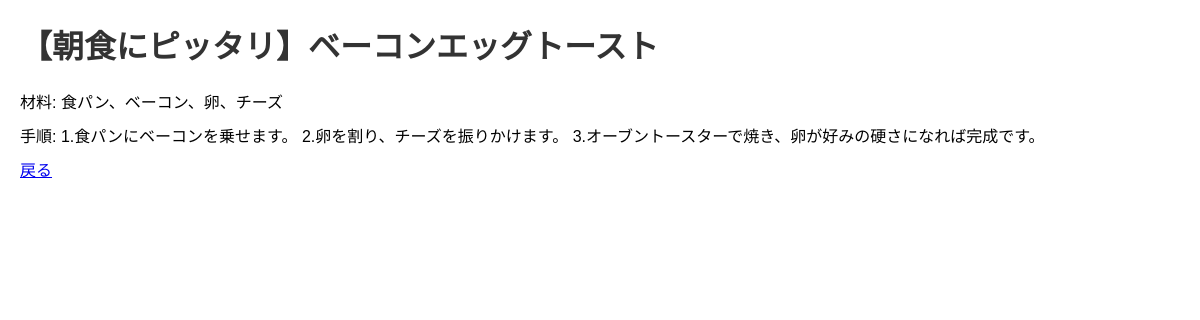
Screenshot of /recipe.php?id=4 with the database file from the repository.
### tables this page shows
CREATE TABLE `recipes` (
  `id` int(11) NOT NULL,
  `user_id` int(11) NOT NULL,
  `title` varchar(255) NOT NULL,
  `ingredients` text NOT NULL,
  `instructions` text NOT NULL,
  `image` varchar(255) DEFAULT NULL,
  `created_at` datetime DEFAULT current_timestamp()
);

### recipe.php (the view, shortened to what this page needs)
<?php
require 'db.php';
$id = $_GET['id'];
$stmt = $pdo->prepare("SELECT * FROM recipes WHERE id = ?");
$stmt->execute([$id]);
$recipe = $stmt->fetch();
?>
<!DOCTYPE html>
<html lang="ja">
<head>
    <link rel="stylesheet" href="css/style.css">
</head>
<body>
    <h1><?= htmlspecialchars($recipe['title']) ?></h1>
    <p>材料: <?= htmlspecialchars($recipe['ingredients']) ?></p>
    <p>手順: <?= htmlspecialchars($recipe['instructions']) ?></p>
    <p><a href="index.php">戻る</a></p>
</body>
</html>

### css/style.css (style rules this page uses)
body { font-family: Arial, sans-serif; margin: 20px; }
h1 { color: #333; }
p { margin: 10px 0; }

### rows the page displays
recipes: title "【朝食にピッタリ】ベーコンエッグトースト", ingredients "食パン、ベーコン、卵、チーズ", instructions "1.食パンにベーコンを乗せます。 2.卵を割り、チーズを振りかけます。 3.オーブントースターで焼き、卵が好みの硬さになれば完成です。"
